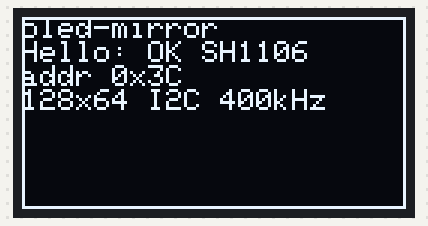
The sketch below on a simulated Arduino Uno, built with avr-gcc and run on an emulated ATmega328P. On the bench: 128×64 one-colour display.

Above: at 0.1 s.

The sketch:

oled_hello.ino
```cpp
// Hola mundo OLED (GME12864, controlador SH1106)
// Verifica cableado I2C y direccion. La libreria es Adafruit SH110X (NO SSD1306):
// este panel usa un controlador SH1106, no SSD1306.
// Cableado: SDA -> A4, SCL -> A5, VCC -> 5V, GND -> GND.
// Si no muestra nada con SH1106G: probar Adafruit_SH1107, o direccion 0x3D.

#include <Wire.h>
#include <Adafruit_GFX.h>
#include <Adafruit_SH110X.h>

#define SCREEN_WIDTH  128
#define SCREEN_HEIGHT 64
#define OLED_RESET    -1
#define OLED_ADDR     0x3C   // tipico modulos eBay/GME; alternativa 0x3D

Adafruit_SH1106G display(SCREEN_WIDTH, SCREEN_HEIGHT, &Wire, OLED_RESET);

void setup() {
  Serial.begin(115200);
  Wire.begin();
  Wire.setClock(400000);

  if (!display.begin(OLED_ADDR, true)) {
    pinMode(LED_BUILTIN, OUTPUT);
    for (;;) {
      digitalWrite(LED_BUILTIN, HIGH); delay(200);
      digitalWrite(LED_BUILTIN, LOW);  delay(200);
    }
  }

  display.clearDisplay();
  display.setTextSize(1);
  display.setTextColor(SH110X_WHITE);
  display.setCursor(0, 0);
  display.println(F("oled-mirror"));
  display.println(F("Hello: OK SH1106"));
  display.print(F("addr 0x"));
  display.println(OLED_ADDR, HEX);
  display.println(F("128x64 I2C 400kHz"));

  display.drawRect(0, 0, SCREEN_WIDTH, SCREEN_HEIGHT, SH110X_WHITE);
  display.display();
}

void loop() {
}
```
